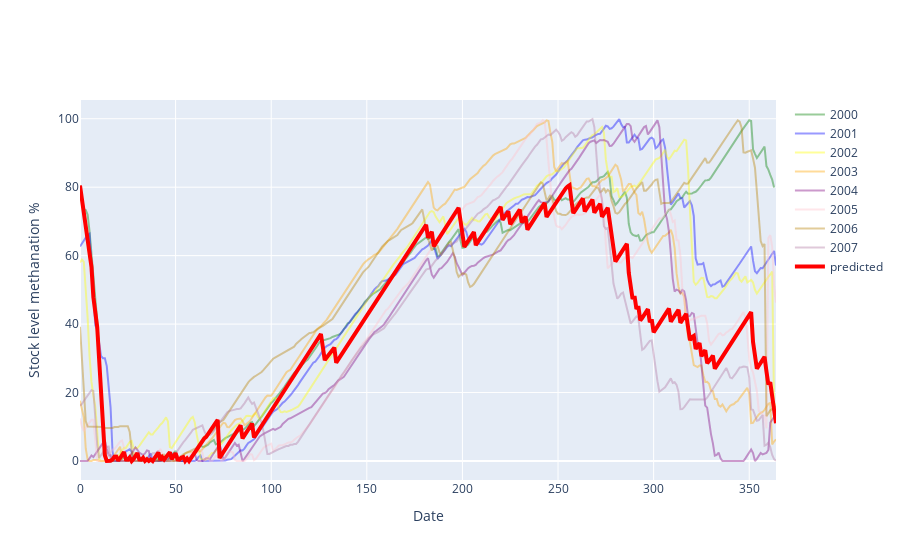

The notebook cell saved with this chart:
### Code cell
fig0 = go.Figure()
fig0.add_traces(go.Scatter( x = simu.index, y = data[0:364]['Stored methanation'], mode='lines', line_color ='green',opacity = 0.4, name = '2000'))
fig0.add_traces(go.Scatter( x = simu.index, y = data[364:729]['Stored methanation'], mode='lines', line_color ='blue',opacity = 0.4, name = '2001'))
fig0.add_traces(go.Scatter( x = simu.index, y = data[729:1094]['Stored methanation'], mode='lines', line_color ='yellow',opacity = 0.4, name = '2002'))
fig0.add_traces(go.Scatter( x = simu.index, y = data[1094:1459]['Stored methanation'], mode='lines', line_color ='orange',opacity = 0.4, name = '2003'))
fig0.add_traces(go.Scatter( x = simu.index, y = data[1459:1824]['Stored methanation'], mode='lines', line_color ='purple',opacity = 0.4, name = '2004'))
fig0.add_traces(go.Scatter( x = simu.index, y = data[1824:2189]['Stored methanation'], mode='lines', line_color ='pink',opacity = 0.4, name = '2005'))
fig0.add_traces(go.Scatter( x = simu.index, y = data[2189:2554]['Stored methanation'], mode='lines', line_color ='#B68100',opacity = 0.4, name = '2006'))
fig0.add_traces(go.Scatter( x = simu.index, y = data[2554:2919]['Stored methanation'], mode='lines', line_color ='#B279A4',opacity = 0.4, name = '2007'))
fig0.add_traces(go.Scatter( x = simu.index, y = simu['Stored methanation'], mode='lines',line_width=4, line_color ='red', name = 'predicted')).update_layout(
    xaxis_title="Date", yaxis_title="Stock level methanation %"
)
fig0.show()

### Figure 1 — Plotly figure (JSON) as saved in the notebook; plotly's stock layout.template omitted (floating-point values rounded to 4 significant figures; data arrays with more than 128 entries replaced by an {"elided": "..."} marker saying what was removed)
{"data": [{"line": {"color": "green"}, "mode": "lines", "name": "2000", "opacity": 0.4, "type": "scatter", "x": {"elided": "365 int values"}, "y": {"elided": "364 float values"}}, {"line": {"color": "blue"}, "mode": "lines", "name": "2001", "opacity": 0.4, "type": "scatter", "x": {"elided": "365 int values"}, "y": {"elided": "365 float values"}}, {"line": {"color": "yellow"}, "mode": "lines", "name": "2002", "opacity": 0.4, "type": "scatter", "x": {"elided": "365 int values"}, "y": {"elided": "365 float values"}}, {"line": {"color": "orange"}, "mode": "lines", "name": "2003", "opacity": 0.4, "type": "scatter", "x": {"elided": "365 int values"}, "y": {"elided": "365 float values"}}, {"line": {"color": "purple"}, "mode": "lines", "name": "2004", "opacity": 0.4, "type": "scatter", "x": {"elided": "365 int values"}, "y": {"elided": "365 float values"}}, {"line": {"color": "pink"}, "mode": "lines", "name": "2005", "opacity": 0.4, "type": "scatter", "x": {"elided": "365 int values"}, "y": {"elided": "365 float values"}}, {"line": {"color": "#B68100"}, "mode": "lines", "name": "2006", "opacity": 0.4, "type": "scatter", "x": {"elided": "365 int values"}, "y": {"elided": "365 float values"}}, {"line": {"color": "#B279A4"}, "mode": "lines", "name": "2007", "opacity": 0.4, "type": "scatter", "x": {"elided": "365 int values"}, "y": {"elided": "365 float values"}}, {"line": {"color": "red", "width": 4}, "mode": "lines", "name": "predicted", "type": "scatter", "x": {"elided": "365 int values"}, "y": {"elided": "365 float values"}}], "layout": {"xaxis": {"title": {"text": "Date"}}, "yaxis": {"title": {"text": "Stock level methanation %"}}}}
